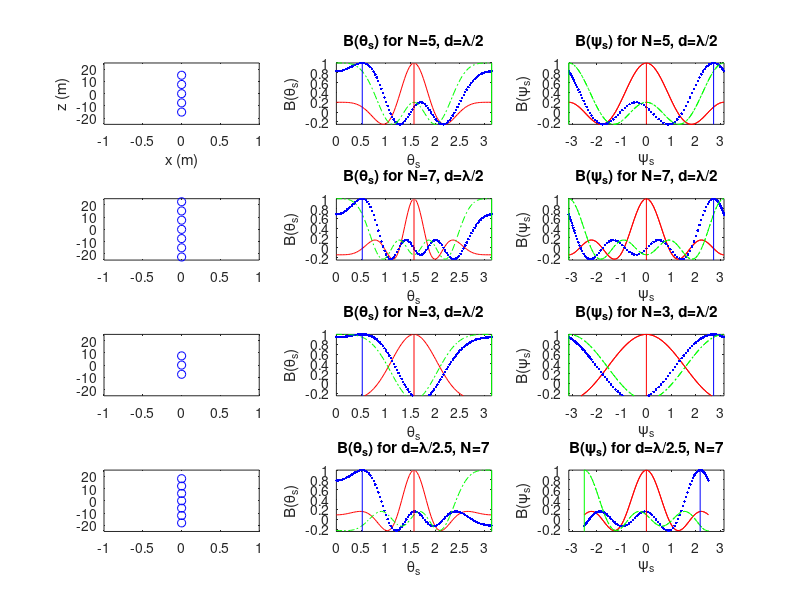

Write the MATLAB code that produced this figure.
close all
clear all
% Demonstrate beampattern changes

theta_s=-pi:pi/100:pi;%look angles
f0=100;% frequency (Hz)
omega0=f0*2*pi;
c=1500;
lambda=c/f0;

%Initial: set d to lambda/2
d=lambda/2;
N=5;

%incident angle of signal
theta_i0=pi/2;
psi_i0=d*omega0/c*cos(theta_i0);
theta_i1=pi/6;
psi_i1=d*omega0/c*cos(theta_i1);
theta_i2=pi;
psi_i2=d*omega0/c*cos(theta_i2);


%get psis:
psi_s=d*omega0/c*cos(theta_s);

%first plot: for each theta_i, plot beampattern

B0=1/N*sin(N*(psi_s-psi_i0)/2)./sin((psi_s-psi_i0)/2)
B1=1/N*sin(N*(psi_s-psi_i1)/2)./sin((psi_s-psi_i1)/2)
B2=1/N*sin(N*(psi_s-psi_i2)/2)./sin((psi_s-psi_i2)/2)


%plot versus theta:
figure(1)
subplot(4,3,1)
plot([0,0,0,0,0],[-d*2,-d,0,d,2*d],'bo');
axis([-1,1,-25,25])
%title(['\omega = ' num2str(omega0) 'rad/s, d=' num2str(d) 'm']) 
xlabel('x (m)')
ylabel('z (m)')

subplot(4,3,2)
plot(theta_s,B0,'r-',theta_s,B1,'b.',theta_s,B2,'g-.')
hold on
plot([theta_i0,theta_i0],[-.25,1],'r-',[theta_i1,theta_i1],[-.25,1],'b-',[theta_i2,theta_i2],[-.25,1],'g-')
axis([0,pi,-0.25,1])
title(['B(\theta_s) for N=' num2str(N) ', d=\lambda/2'])
xlabel('\theta_s')
ylabel('B(\theta_s)')



subplot(4,3,3)
plot(psi_s,B0,'r-',psi_s,B1,'b.',psi_s,B2,'g-.')
hold on
plot([psi_i0,psi_i0],[-.25,1],'r-',[psi_i1,psi_i1],[-.25,1],'b-',[psi_i2,psi_i2],[-.25,1],'g-')
hold on
axis([-pi,pi,-0.25,1])
title(['B(\psi_s) for N=' num2str(N) ', d=\lambda/2'])
xlabel('\psi_s')
ylabel('B(\psi_s)')

%
%Let N=7: same d, up N
N=7
subplot(4,3,4)
plot([0,0,0,0,0,0,0],[-d*3,-d*2,-d,0,d,2*d,3*d],'bo');
axis([-1,1,-25,25])

% steered in three directions:
B0=1/N*sin(N*(psi_s-psi_i0)/2)./sin((psi_s-psi_i0)/2)
B1=1/N*sin(N*(psi_s-psi_i1)/2)./sin((psi_s-psi_i1)/2)
B2=1/N*sin(N*(psi_s-psi_i2)/2)./sin((psi_s-psi_i2)/2)

subplot(4,3,5)
plot(theta_s,B0,'r-',theta_s,B1,'b.',theta_s,B2,'g-.')
hold on
plot([theta_i0,theta_i0],[-.25,1],'r-',[theta_i1,theta_i1],[-.25,1],'b-',[theta_i2,theta_i2],[-.25,1],'g-')
title(['B(\theta_s) for N=' num2str(N) ', d=\lambda/2'])
xlabel('\theta_s')
ylabel('B(\theta_s)')
axis([0,pi,-0.25,1])
subplot(4,3,6)
plot(psi_s,B0,'r-',psi_s,B1,'b.',psi_s,B2,'g-.')
hold on
plot([psi_i0,psi_i0],[-.25,1],'r-',[psi_i1,psi_i1],[-.25,1],'b-',[psi_i2,psi_i2],[-.25,1],'g-')
hold on
axis([-pi,pi,-0.25,1])
title(['B(\psi_s) for N=' num2str(N) ', d=\lambda/2'])
xlabel('\psi_s')
ylabel('B(\psi_s)')


disp('what happens when we decrease N?')
N=3
subplot(4,3,7)
plot([0,0,0],[-d,0,d],'bo');
axis([-1,1,-25,25])
B0=1/N*sin(N*(psi_s-psi_i0)/2)./sin((psi_s-psi_i0)/2)
B1=1/N*sin(N*(psi_s-psi_i1)/2)./sin((psi_s-psi_i1)/2)
B2=1/N*sin(N*(psi_s-psi_i2)/2)./sin((psi_s-psi_i2)/2)

subplot(4,3,8)
plot(theta_s,B0,'r-',theta_s,B1,'b.',theta_s,B2,'g-.')
hold on
plot([theta_i0,theta_i0],[-.25,1],'r-',[theta_i1,theta_i1],[-.25,1],'b-',[theta_i2,theta_i2],[-.25,1],'g-')
axis([0,pi,-0.25,1])
title(['B(\theta_s) for N=' num2str(N) ', d=\lambda/2'])
xlabel('\theta_s')
ylabel('B(\theta_s)')
subplot(4,3,9)
plot(psi_s,B0,'r-',psi_s,B1,'b.',psi_s,B2,'g-.')
hold on
plot([psi_i0,psi_i0],[-.25,1],'r-',[psi_i1,psi_i1],[-.25,1],'b-',[psi_i2,psi_i2],[-.25,1],'g-')
hold on
axis([-pi,pi,-0.25,1])
title(['B(\psi_s) for N=' num2str(N) ', d=\lambda/2'])
xlabel('\psi_s')
ylabel('B(\psi_s)')


subplot(4,3,10)


N=7

d=lambda/2.5
plot([0,0,0,0,0,0,0],[-d*3,-d*2,-d,0,d,2*d,3*d],'bo');
axis([-1,1,-25,25])
%incident angle of signal
theta_i0=pi/2;
psi_s=d*omega0/c*cos(theta_s);
psi_i0=d*omega0/c*cos(theta_i0);
theta_i1=pi/6;
psi_i1=d*omega0/c*cos(theta_i1);
theta_i2=pi;
psi_i2=d*omega0/c*cos(theta_i2);


%second plot: for each theta_i, plot beampattern

B0=1/N*sin(N*(psi_s-psi_i0)/2)./sin((psi_s-psi_i0)/2)
B1=1/N*sin(N*(psi_s-psi_i1)/2)./sin((psi_s-psi_i1)/2)
B2=1/N*sin(N*(psi_s-psi_i2)/2)./sin((psi_s-psi_i2)/2)

subplot(4,3,11)
plot(theta_s,B0,'r-',theta_s,B1,'b.',theta_s,B2,'g-.')
hold on
plot([theta_i0,theta_i0],[-.25,1],'r-',[theta_i1,theta_i1],[-.25,1],'b-',[theta_i2,theta_i2],[-.25,1],'g-')
axis([0,pi,-0.25,1])
title(['B(\theta_s) for d=\lambda/2.5, N=7'])
xlabel('\theta_s')
ylabel('B(\theta_s)')
subplot(4,3,12)
plot(psi_s,B0,'r-',psi_s,B1,'b.',psi_s,B2,'g-.')
hold on
plot([psi_i0,psi_i0],[-.25,1],'r-',[psi_i1,psi_i1],[-.25,1],'b-',[psi_i2,psi_i2],[-.25,1],'g-')
axis([-pi,pi,-0.25,1])
title(['B(\psi_s) for d=\lambda/2.5, N=7'])
xlabel('\psi_s')
ylabel('B(\psi_s)')